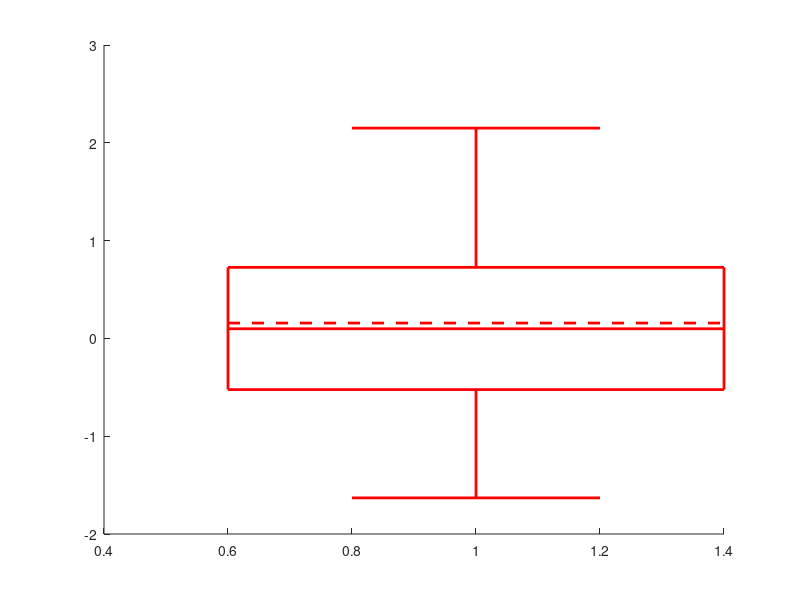

Here is the MATLAB script that generated this plot:
function pBoxWhs(Lct,Wdt,X, Clr, Thc);

if nargin==0;
    clf;
    Lct=1; %location on x axis
    Wdt=0.4; %half width on x axis
    Clr='r'; %color
    Thc=2; %line thickness
    X=randn(100,1); 
end;

%% Key summary statistics
Q=quantile(X,[0.025 .25 .5 .75 .975]); %quantiles to use
Avr=mean(X); %average

hold on;
plot((Lct-Wdt)*ones(2,1),Q([2 4]),'color',Clr,'linewidth',Thc);
plot((Lct+Wdt)*ones(2,1),Q([2 4]),'color',Clr,'linewidth',Thc);
plot([Lct-Wdt,Lct+Wdt],Q(2)*ones(2,1),'color',Clr,'linewidth',Thc);
plot([Lct-Wdt,Lct+Wdt],Q(3)*ones(2,1),'color',Clr,'linewidth',Thc);
plot([Lct-Wdt,Lct+Wdt],Q(4)*ones(2,1),'color',Clr,'linewidth',Thc);
plot([Lct-Wdt,Lct+Wdt],Avr*ones(2,1),'color',Clr,'linewidth',Thc,'linestyle','--');
plot(Lct*ones(2,1),Q([4 5]),'color',Clr,'linewidth',Thc);
plot(Lct*ones(2,1),Q([1 2]),'color',Clr,'linewidth',Thc);
plot([Lct-Wdt/2,Lct+Wdt/2],Q(1)*ones(2,1),'color',Clr,'linewidth',Thc);
plot([Lct-Wdt/2,Lct+Wdt/2],Q(5)*ones(2,1),'color',Clr,'linewidth',Thc);

return;
